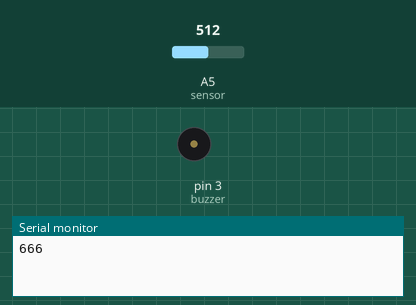
Bench run of a sketch on a simulated Arduino Uno, built with avr-gcc and run on an emulated ATmega328P. Shown: buzzer (waves = sounding, pin HIGH), the last lines printed to the serial monitor. The test bench sets the inputs (shaded band); at power-on: A5 (sensor) = 512.

Above: at 0.2 s.
At 7.7 s:
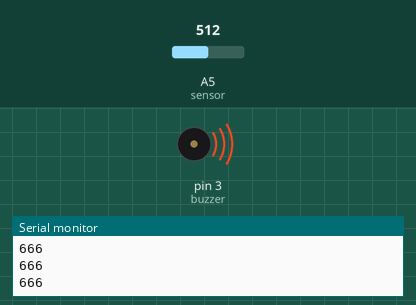
Timing chart, 0 to 8.1 s (numbered marks = the images above):
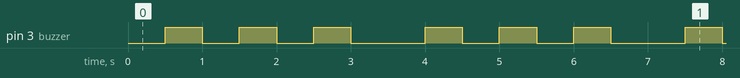

Measured:
- by itself, pin 3 (buzzer): repeats every 3.5 s: 2 × (LOW 0.50 s, HIGH 0.50 s), LOW 1.0 s, HIGH 0.50 s
- by itself, everything shown: repeats every 3.5 s, in 6 steps

The sketch:

Feedback_control_mechanism_code_Group_no.12219.ino
```cpp
int sensor = A5; // identifying the port of the sensor to get reads from it.
int buzzer = 3; // identifying the port of the buzzer to take signals and apply the code
float resistor = 326.6; // set the resistance value that is put in the circuit.
void setup() {
 pinMode(sensor,INPUT); // set up the sensor as an input tool and get reads
 pinMode(buzzer,OUTPUT); // set up the buzzer as an output tool that gets signals and notify with changes by making sounds
 Serial.begin(9600); // the usual signals frequency that the arduino get and send its order to other components

}

void loop() {
  int sensorvalu = analogRead(sensor); // idnetifying the postive pin of the sensor.
  float voltsensor = sensorvalu * (5.0/1023); // identrifying the voltage that sensor had
  float voltresistor = 5 - voltsensor; // get the voltage of the resistor by substracting the volt of the sensor from the volt of the ardiuno
  float sensorresist = (voltsensor * resistor)/voltresistor; // get the sensor resistance to calculate the temperature due to it.
  int temperature = (sensorresist - 105)/.33333; // the relation of between the temperature and the sensor resistance as demonstrated in its datasheet.
  Serial.println(temperature); // print the temperature after every .5 second in the serial monitor command.
  delay(500);

  if (!(temperature < 60 && temperature > 50)) { // this is the condition that checks the temperature is not less than 60 and greater than 60 to notify the tester that the temperature is out of the range
    for(int i=0;i<3;i++){
  digitalWrite (buzzer, 1);
  delay (500);
  digitalWrite (buzzer, 0);
  delay (500);

  }}
}
```
